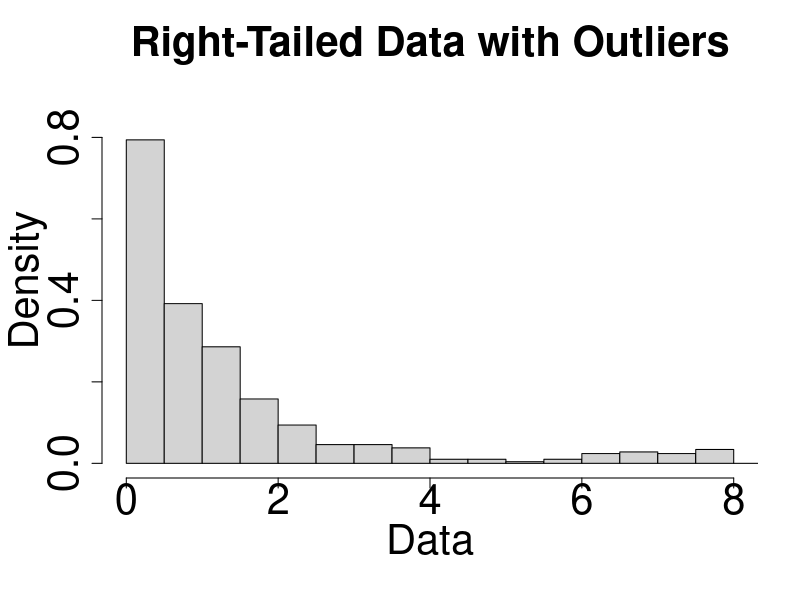
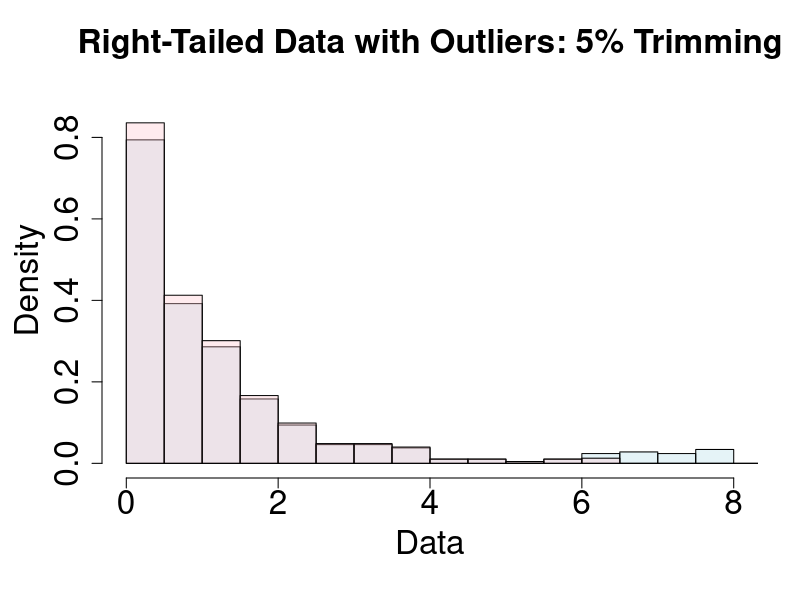
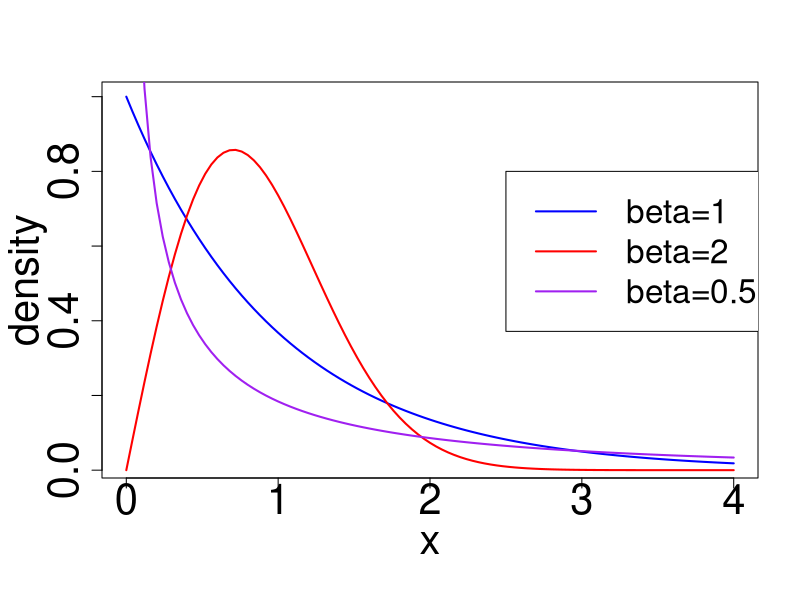

Reproduce these figures in R, in order.
## ---- chunk 1
knitr::opts_chunk$set(cache=TRUE)
knitr::opts_chunk$set(fig.path='figs/')
knitr::opts_chunk$set(cache.path='cache/')

knitr::opts_chunk$set(
                  fig.process = function(x) {
                      x2 = sub('-\\d+([.][a-z]+)$', '\\1', x)
                      if (file.rename(x, x2)) x2 else x
                      }
                  )
## ---- chunk 2
set.seed(20230128)
Data = c(rweibull(950,shape=0.9,scale=1),runif(50,min=6,max=8))
par(mar=c(6, 5, 4, 2) + 0.1)
hist(Data,main="Right-Tailed Data with Outliers",
     xlim=c(0,8),breaks=seq(from=0,to=9.5,by=0.5),
     freq=F,ylim=c(0,0.9),cex.main=2.5,cex.lab=2.5,cex.axis=2.5)
par(mar=c(5, 4, 4, 2) + 0.1)
## ---- chunk 3
c1 = rgb(173,216,230,max = 255, alpha = 80, names = "lt.blue")
c2 = rgb(255,192,203, max = 255, alpha = 80, names = "lt.pink")

set.seed(20230128)
Data = c(rweibull(950,shape=0.9,scale=1),runif(50,min=6,max=8))
p = 0.05
q = quantile(Data,probs=1-p)
Data_trim = Data[Data <= q]
par(mar=c(6, 5, 4, 2) + 0.1)
hist(Data,main="Right-Tailed Data with Outliers: 5% Trimming",freq=F,
     xlim=c(0,8),ylim=c(0,0.9),col=c1,breaks=seq(from=0,to=9.5,by=0.5),
     cex.main=2,cex.lab=2,cex.axis=2)
hist(Data_trim,freq=F,ylim=c(0,0.9),
     xlim=c(0,8), add=TRUE, col=c2,breaks=seq(from=0,to=9.5,by=0.5))
par(mar=c(6, 4, 4, 2) + 0.1)
## ---- chunk 4
par(mar=c(6, 5, 4, 2) + 0.1)
curve(exp(-x),from=0,to=4,col="Blue",ylab="density"
      ,cex.lab=2.5,cex.axis=2.5,lwd=2)
curve(2*x*exp(-x^2),from=0,to=4,add=T,col="Red",lwd=2)
curve(0.5*(x^(-0.5))*exp(-x^0.5),from=0,to=4,add=T,col="Purple",lwd=2)
legend(2.5,0.8,legend=c("beta=1","beta=2","beta=0.5"),col=c("Blue","Red","Purple"),lty=c(1,1,1),
       cex=2,lwd=c(2,2,2))
par(mar=c(6, 4, 4, 2) + 0.1)
